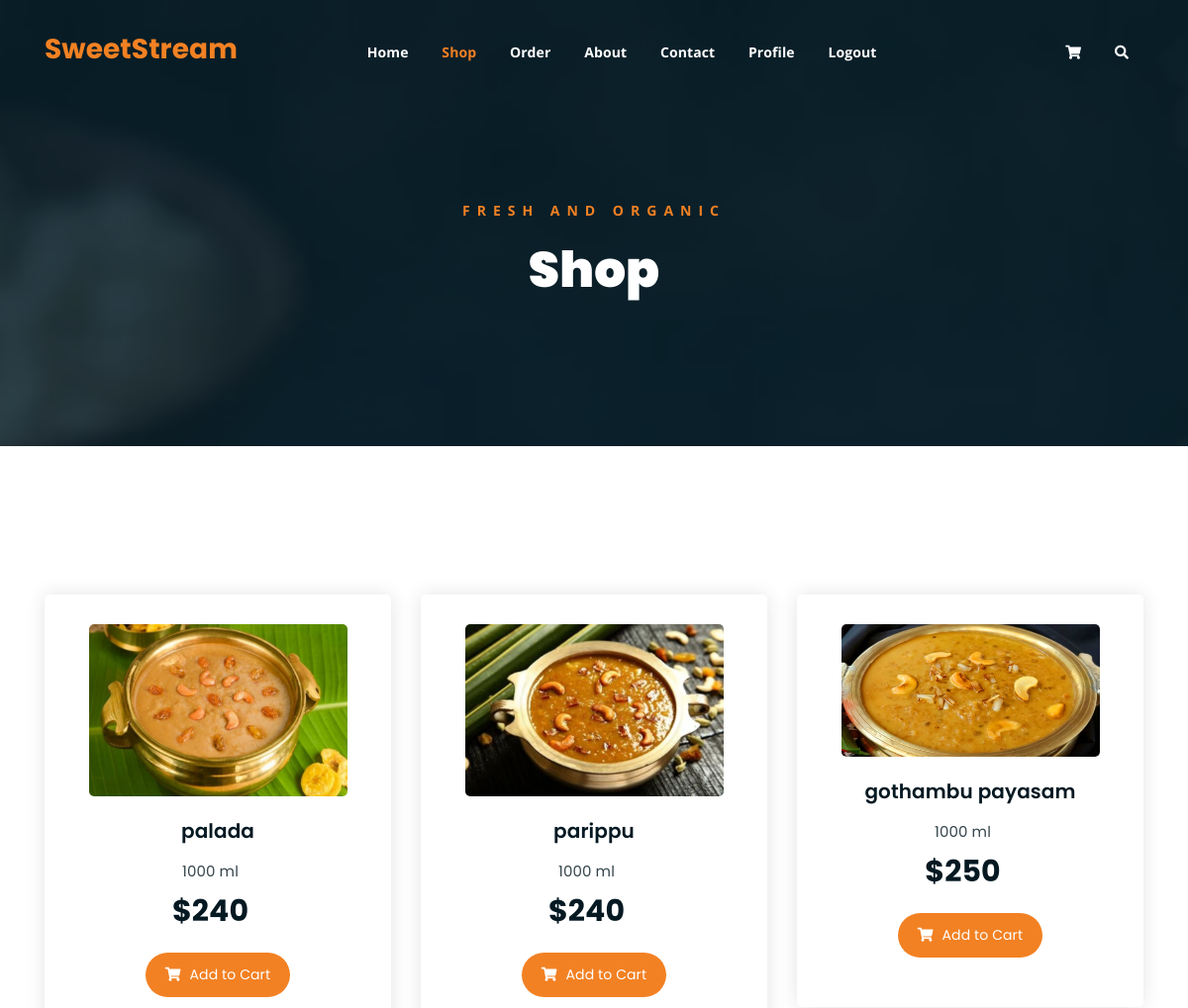
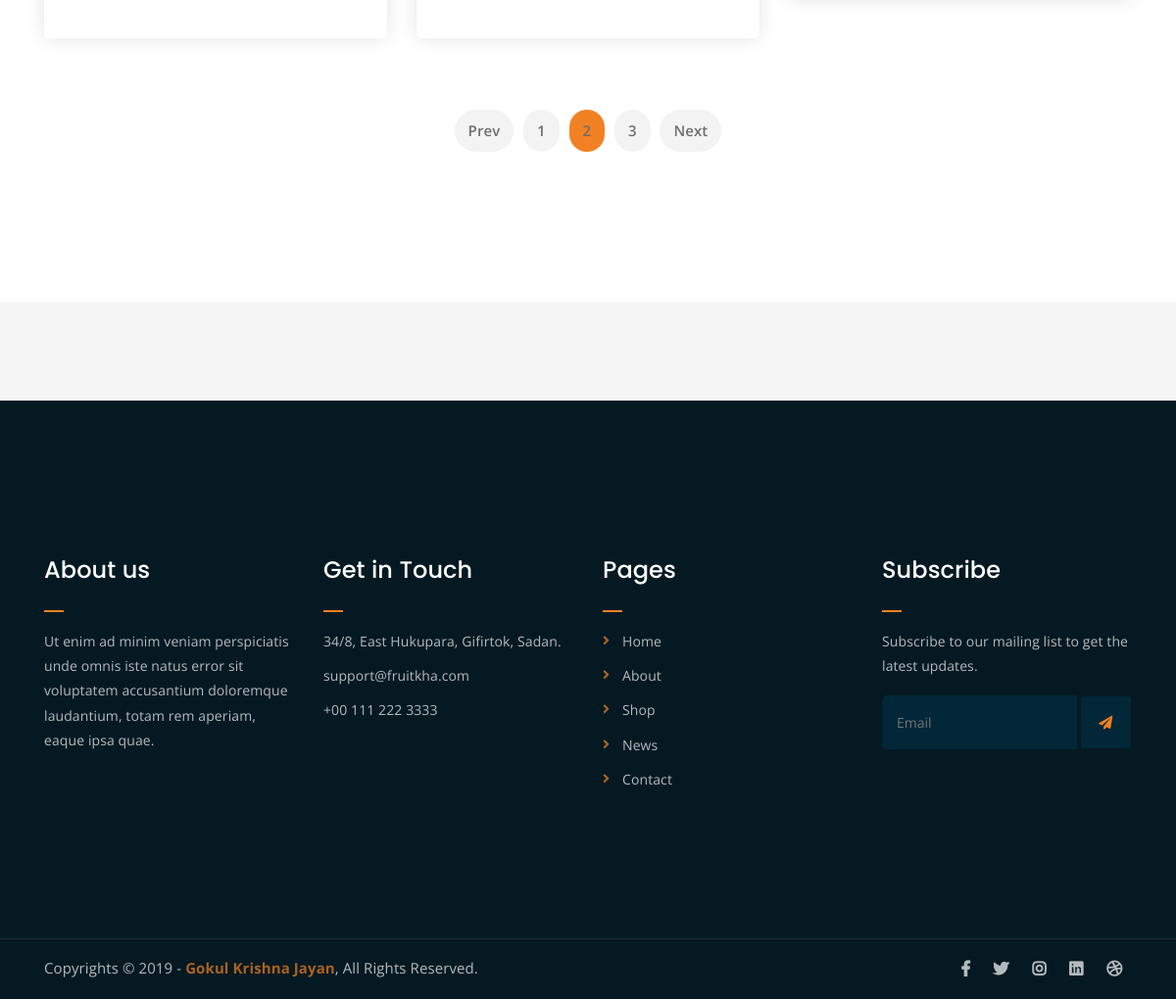
/user/shop.php (signed in), run on the app's committed database (2 pictures, top to bottom).
### tables this page shows
CREATE TABLE `product_table` (
  `pid` int(100) NOT NULL,
  `pname` varchar(100) NOT NULL,
  `pphoto` varchar(255) NOT NULL,
  `pdescription` varchar(100) NOT NULL,
  `pprice` varchar(100) NOT NULL,
  `current_stock` varchar(255) NOT NULL
);

### user/shop.php (the view, shortened to what this page needs)
<!DOCTYPE html>
<html lang="en">
<head>
	<link rel="stylesheet" href="assets/css/all.min.css">
	<link rel="stylesheet" href="assets/bootstrap/css/bootstrap.min.css">
	<link rel="stylesheet" href="assets/css/owl.carousel.css">
	<link rel="stylesheet" href="assets/css/magnific-popup.css">
	<link rel="stylesheet" href="assets/css/animate.css">
	<link rel="stylesheet" href="assets/css/meanmenu.min.css">
	<link rel="stylesheet" href="assets/css/main.css">
	<link rel="stylesheet" href="assets/css/responsive.css">
</head>
<body>
	<div class="top-header-area" id="sticker">
		<div class="container">
			<div class="row">
				<div class="col-lg-12 col-sm-12 text-center">
					<div class="main-menu-wrap">
						<div class="site-logo">
							<a href="#">
								<h3 class="orange-text">SweetStream</h3>
							</a>
						</div>
						<nav class="main-menu">
							<ul>
								<li><a href="index.php">Home</a></li>
								<li class="current-list-item"><a href="shop.php">Shop</a></li>
								<li><a href="order.php">Order</a></li>
								<li><a href="about.php">About</a></li>
								<li><a href="contact.php">Contact</a></li>
								<li><a href="profile.php">Profile</a></li>
								<li><a href="../session/logout.php">Logout</a></li>
								<li>
									<div class="header-icons">
										<a class="shopping-cart" href="cart.php"><i class="fas fa-shopping-cart"></i></a>
										<a class="mobile-hide search-bar-icon" href="#"><i class="fas fa-search"></i></a>
									</div>
								</li>
							</ul>
						</nav>
					</div>
				</div>
			</div>
		</div>
	</div>
	<div class="breadcrumb-section breadcrumb-bg">
		<div class="container">
			<div class="row">
				<div class="col-lg-8 offset-lg-2 text-center">
					<div class="breadcrumb-text">
						<p>Fresh and Organic</p>
						<h1>Shop</h1>
					</div>
				</div>
			</div>
		</div>
	</div>
	<div class="product-section mt-150 mb-150">
		<div class="container">
			<?php
    include $_SERVER['DOCUMENT_ROOT'] . '/SweetStream/php/db_connection.php';
    $conn = new mysqli($host, $user, $password, $dbname);
    $sql = "SELECT * FROM product_table";
    $result = $conn->query($sql);
?>
<div class="row">
    <?php
    if ($result->num_rows > 0) {
        while ($row = $result->fetch_assoc()) {
            echo '<div class="col-lg-4 col-md-6 text-center">';
            echo '<div class="single-product-item">';
            echo '<div class="product-image">';
            echo '<a href="single-product.html"><img src="'. $row['pphoto'] . '" alt=""></a>';
            echo '</div>';
            echo '<h3>' . $row['pname'] . '</h3>';
            echo '<p class="product-price"><span>1000 ml</span> $' . $row['pprice'] . '</p>';
            echo '<a href="#" onclick="document.getElementById(\'cart-form-' . $row['pid'] . '\').submit();" class="cart-btn">';
            echo '<i class="fas fa-shopping-cart"></i> Add to Cart';
            echo '</a>';
            echo '</div>';
            echo '</div>';
        }
    } else {
        echo '<p>No products available.</p>';
    }
    ?>
</div>
			<div class="row">
				<div class="col-lg-12 text-center">
					<div class="pagination-wrap">
						<ul>
							<li><a href="#">Prev</a></li>
							<li><a href="#">1</a></li>
							<li><a class="active" href="#">2</a></li>
							<li><a href="#">3</a></li>
							<li><a href="#">Next</a></li>
						</ul>
					</div>
				</div>
			</div>
		</div>
	</div>
	<div class="logo-carousel-section">
		<div class="container">
			<div class="row">
				<div class="col-lg-12">
					<div class="logo-carousel-inner">
					</div>
				</div>
			</div>
		</div>
	</div>
	<div class="footer-area">
		<div class="container">
			<div class="row">
				<div class="col-lg-3 col-md-6">
					<div class="footer-box about-widget">
						<h2 class="widget-title">About us</h2>
						<p>Ut enim ad minim veniam perspiciatis unde omnis iste natus error sit voluptatem accusantium doloremque laudantium, totam rem aperiam, eaque ipsa quae.</p>
					</div>
				</div>
				<div class="col-lg-3 col-md-6">
					<div class="footer-box get-in-touch">
						<h2 class="widget-title">Get in Touch</h2>
						<ul>
							<li>34/8, East Hukupara, Gifirtok, Sadan.</li>
							<li>support@fruitkha.com</li>
							<li>+00 111 222 3333</li>
						</ul>
					</div>
				</div>
				<div class="col-lg-3 col-md-6">
					<div class="footer-box pages">
						<h2 class="widget-title">Pages</h2>
						<ul>
							<li><a href="index.php">Home</a></li>
							<li><a href="about.php">About</a></li>
							<li><a href="services.html">Shop</a></li>
							<li><a href="news.html">News</a></li>
							<li><a href="contact.php">Contact</a></li>
						</ul>
					</div>
				</div>
				<div class="col-lg-3 col-md-6">
					<div class="footer-box subscribe">
						<h2 class="widget-title">Subscribe</h2>
						<p>Subscribe to our mailing list to get the latest updates.</p>
						<form action="index.php">
							<input type="email" placeholder="Email">
							<button type="submit"><i class="fas fa-paper-plane"></i></button>
						</form>
					</div>
				</div>
			</div>
		</div>
	</div>
	<div class="copyright">
		<div class="container">
			<div class="row">
				<div class="col-lg-6 col-md-12">
					<p>Copyrights &copy; 2019 - <a href="https://imransdesign.com/">Gokul Krishna Jayan</a>,  All Rights Reserved.</p>
				</div>
				<div class="col-lg-6 text-right col-md-12">
					<div class="social-icons">
						<ul>
							<li><a href="#" target="_blank"><i class="fab fa-facebook-f"></i></a></li>
							<li><a href="#" target="_blank"><i class="fab fa-twitter"></i></a></li>
							<li><a href="#" target="_blank"><i class="fab fa-instagram"></i></a></li>
							<li><a href="#" target="_blank"><i class="fab fa-linkedin"></i></a></li>
							<li><a href="#" target="_blank"><i class="fab fa-dribbble"></i></a></li>
						</ul>
					</div>
				</div>
			</div>
		</div>
	</div>
</body>
</html>

### data on the page
product_table: pphoto (picture), pname "palada", pprice "240"
product_table: pphoto (picture), pname "parippu", pprice "240"
product_table: pphoto (picture), pname "gothambu payasam", pprice "250"
